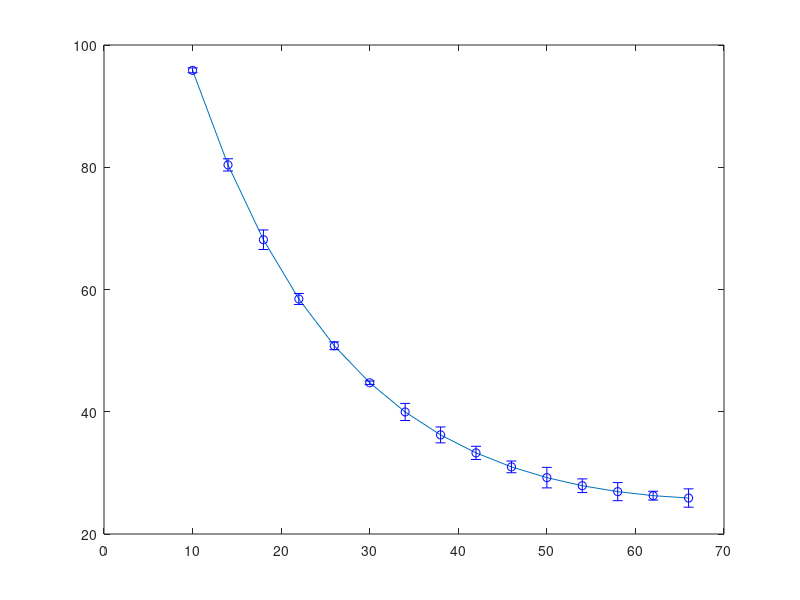

MATLAB code for this plot: (Note: this script raises an error after producing the figure.)
%
%                       heat_code_dram.m
%
%
% This code illustrates the implementation of the DRAM algorithm used 
% used to construct the chains and marginal densities in Figures 8.11
% and 8.12 for the heat Example 8.12.

%
% Required functions: kde.m
%                     heatss.m
%
% Required package: The DRAM package is available at the websites
%           https://wiki.helsinki.fi/display/inverse/Adaptive+MCMC
%           http://helios.fmi.fi/~lainema/mcmc/
%
% Required data: final_al_data.txt
%

  clear all
  close all

  load final_al_data.txt

  %udata = final_al_data(2:16);
  xdata = [10 14 18 22 26 30 34 38 42 46 50 54 58 62 66];
  %u_amb = final_al_data(17);

 %xx = linspace(0,50,21);
 %xdata =xx(1:21)
   
  udata = [96.1 80.12 67.66 57.96 50.90 44.84 39.75 36.16 33.31 31.15 29.28 27.88 27.18 26.4 25.86];
  stD = [0.2,0.5,0.8,0.45,0.32,0.15,0.7,0.65,0.54,0.48,0.84,0.56,0.74,0.36,0.75]*2;
  u_amb = 21.29;
%
% Input dimensions and material constants
%

  a = 0.95;   % cm
  b = 0.95;   % cm
  L = 70.0;   % cm
  k = 2.37;   % W/cm C
  h = 0.00191;
  Q = -18.41; 
  %Q = -20.41
  %h =0.0191;
  n = 15;
  p = 2;

 % 
  %a = 1.2;   % cm
  %b = 1.2;   % cm
  %L = 50.0;   % cm
  %k = 2.37;   % W/cm C
  %h = 0.00191;
  %Q = -18.41; 
  %n = 15;
  %p = 2;

%
% Construct constants and solution
%

  gamma = sqrt(2*(a+b)*h/(a*b*k));
  gamma_h = (1/(2*h))*gamma;
  f1 = exp(gamma*L)*(h + k*gamma);
  f2 = exp(-gamma*L)*(h - k*gamma);
  f3 = f1/(f2 + f1);
  f1_h = exp(gamma*L)*(gamma_h*L*(h+k*gamma) + 1 + k*gamma_h);
  f2_h = exp(-gamma*L)*(-gamma_h*L*(h-k*gamma) + 1 - k*gamma_h);
  c1 = -Q*f3/(k*gamma);
  c2 = Q/(k*gamma) + c1;
  f4 = Q/(k*gamma*gamma);
  den2 = (f1+f2)^2;
  f3_h = (f1_h*(f1+f2) - f1*(f1_h+f2_h))/den2;
  c1_h = f4*gamma_h*f3 - (Q/(k*gamma))*f3_h;
  c2_h = -f4*gamma_h + c1_h;
  c1_Q = -(1/(k*gamma))*f3;
  c2_Q = (1/(k*gamma)) + c1_Q;

  uvals_data = c1*exp(-gamma*xdata) + c2*exp(gamma*xdata) + u_amb;
  uvals_Q_data = c1_Q*exp(-gamma*xdata) + c2_Q*exp(gamma*xdata);
  uvals_h_data = c1_h*exp(-gamma*xdata) + c2_h*exp(gamma*xdata) + gamma_h*xdata.*(-c1*exp(-gamma*xdata) + c2*exp(gamma*xdata));
  
  plot(xdata,uvals_data)
  hold on
  errorbar(xdata,uvals_data,stD,'ob','LineWidth',2)
  hold off
  %stop

  res = udata - uvals_data;

  sens_mat = [uvals_Q_data; uvals_h_data];
  sigma2 = (1/(n-p))*res*res';
  V = sigma2*inv(sens_mat*sens_mat');

%
% Construct the xdata, udata and covariance matrix V employed in DRAM.
% Set the options employed in DRAM.
%

  clear data model options

  data.xdata = xdata';
  data.ydata = udata';
  tcov = V;
  tmin = [Q; h];

  %q1guess = -25;
     %q1guess = -20;
  %q1guess = -15
      %q1guess = -10;
      %q1guess = -5;
  q2guess = h
  q1guess = Q
  %q2guess = 0.003
  %q2guess = 0.001
  params = {
    %{'q1',tmin(1), -20}
    {'q1',q1guess, -30}
    %{'q2',tmin(2), 0}}
    {'q2',q2guess, 0}};
  model.ssfun = @heatss;
  model.sigma2 = sigma2;
  options.qcov = tcov;
  options.nsimu = 10000;
  options.updatesigma = 1;
  %options.method = 'dram';
  options.method = 'mh';
  options.burnintime = 0;
  %options.burnin_scale = ;
  options.ntry = 5;
  N = 10000;

%
% Run DRAM to construct the chains (stored in chain) and measurement
% variance (stored in s2chain).
%

  [results,chain,s2chain] = mcmcrun(model,data,params,options);
  
%
% Construct the densities for Q and h.
%

  Qvals = chain(:,1);
  hvals = chain(:,2);
  range_Q = max(Qvals) - min(Qvals);
  range_h = max(hvals) - min(hvals);
  Q_min = min(Qvals)-range_Q/10;
  Q_max = max(Qvals)+range_Q/10;
  h_min = min(hvals)-range_h/10;
  h_max = max(hvals)+range_h/10;
  [bandwidth_Q,density_Q,Qmesh,cdf_Q]=kde(Qvals);
  [bandwidth_h,density_h,hmesh,cdf_h]=kde(hvals);

%
% Plot the results.
%

  figure(1); clf
  mcmcplot(chain,[],results,'chainpanel');
  %save T2.mat q1guess q2guess chain results

  figure(2); clf
  mcmcplot(chain,[],results,'pairs');
  %stop
  cov(chain)
  chainstats(chain,results)


  figure(3)
  plot(Qvals,'-')
  set(gca,'Fontsize',[22]);
  axis([0 N -19.3 -17.5])
  xlabel('Chain Iteration')
  ylabel('Parameter Q')

  figure(4)
  plot(hvals,'-')
  set(gca,'Fontsize',[22]);
  axis([0 N 1.84e-3 2e-3])
  xlabel('Chain Iteration')
  ylabel('Parameter h')

  figure(5)
  plot(Qmesh,density_Q,'k-','linewidth',3)
  axis([-19.5 -17.5 0 3])
  set(gca,'Fontsize',[22]);
  xlabel('Parameter Q')

  figure(6)
  plot(hmesh,density_h,'k-','linewidth',3)
  axis([1.8e-3 2e-3 0 3e4])
  set(gca,'Fontsize',[22]);
  xlabel('Parameter h')

  figure(7)
  scatter(Qvals,hvals)
  box on
  axis([-19.2 -17.6 1.83e-3 2e-3])
  set(gca,'Fontsize',[23]);
  xlabel('Parameter Q')
  ylabel('Parameter h')





 

